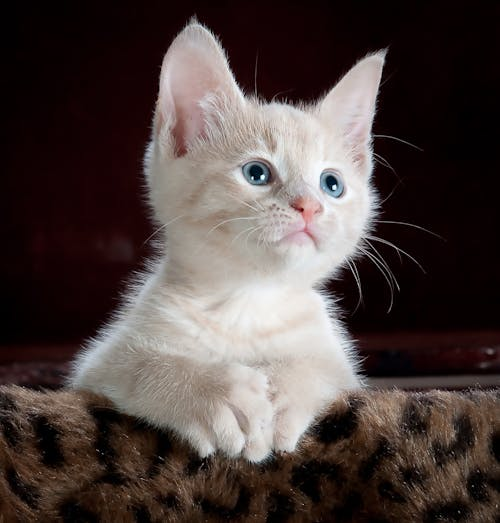
#> input picture Lab 02/cat.jpeg, 500 x 523 px, found by its file name
$ python task5.py
#> lines starting #> are read from the running program, lines starting #| are printed output that depends on the picture
import cv2
import matplotlib.pyplot as plt

img = cv2.imread(r"D:/3rd Year 2nd Semester/CSE-3216 Digital Image Processing Sessional/DIP Sessional/Lab 02/cat.jpeg")
#> img is the input picture: shape (523, 500, 3); mean B, G, R 64.7, 67.3, 78.9
img_gray=cv2.cvtColor(img,cv2.COLOR_BGR2GRAY) #convert the input image to grayscale
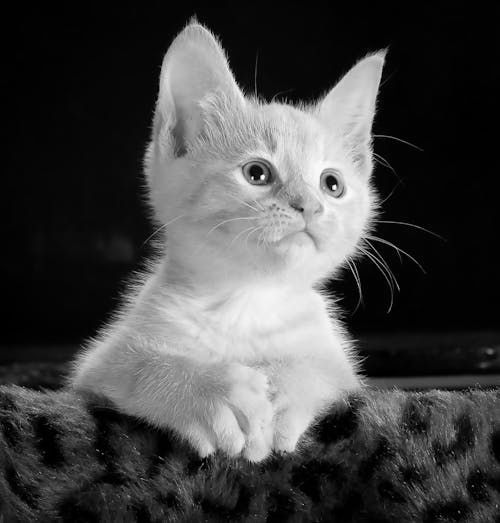
#> img_gray: shape (523, 500); min 0, max 254, mean 70.4
height=img_gray.shape [0] #shape[0] for no of rows
#> height = 523
width=img_gray.shape[1] #shape[1] for no of columns
#> width = 500
img_threshold = img_gray.copy()
for i in range (height):
 for j in range (width):
  if img_threshold[i] [j] < 50:
   img_threshold[i][j] = 0
  elif img_threshold[i] [j] > 150:
   img_threshold[i] [j] = 255
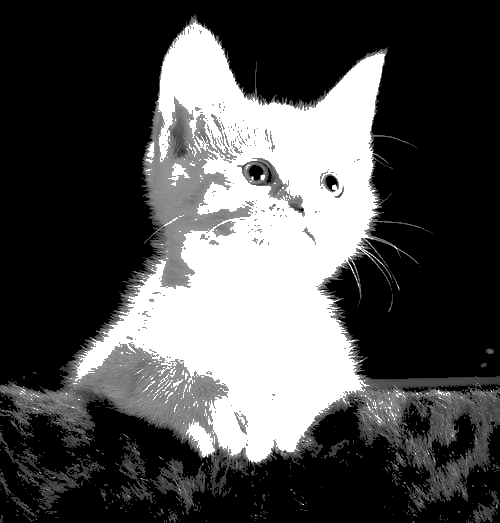
#> img_threshold: shape (523, 500); min 0, max 255, mean 78.8
#show the image in subplot
plt.subplot(1,2,1)
plt.imshow (img_gray,cmap='gray')
plt.title('Original Image')
plt.subplot(1,2,2)
plt.imshow (img_threshold, cmap='gray')
plt.title('Thresholded Image')
print (img_gray)
#> (printed output is left out)
print (img_threshold)
#> (printed output is left out)
plt.show()
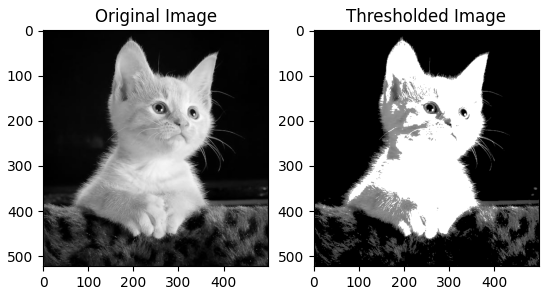
#> figure drawn by matplotlib, 2 panels
